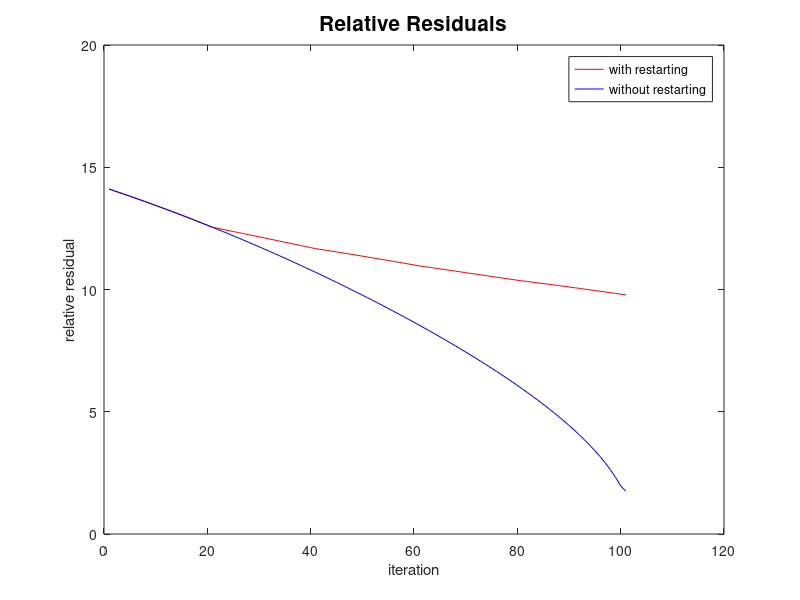

Write the MATLAB code that produced this figure.
maxiter = 100;        % number of iterations to take

m = 199;
ax = 0;
bx = 1;
alpha = 0;
beta = 0;
f = @(x) ones(size(x));   % f(x) = 1

h = (bx-ax) / (m+1);
x = linspace(ax, bx, m+2)';

% determine exact solution to linear system by setting up
% system Au = f and solving with backslash:
e = ones(m+2,1);

S = 1/h^2 * spdiags([e -2*e e], [-1 0 1], m+2, m+2);
S(1,1:2) = [1 0];
S(m+2,m+1:m+2) = [0 1];
F = 1/(2*h) * spdiags([-e e], [-1 1], m+2, m+2);
F(1,1:2) = [0 0];
F(m+2,m+1:m+2) = [0 0];
I = speye(m+2);
I(1,1:2) = [0 0];
I(m+2,m+1:m+2) = [0 0];
A = -S + F + I;
%[L,U] = ilu(A);
rhs = f(x);
rhs(1) = alpha;
rhs(m+2) = beta;
ustar = A\rhs;
restart1 = 20;
restart2 = [];
tol = [];
maxit1 = 5;
maxit2 = 100;
[u,flag1,relres,iter,resvec1]=gmres(A,rhs,restart1,tol,maxit1);
[u,flag2,relres,iter,resvec2]=gmres(A,rhs,restart2,tol,maxit2);
figure(1)
clf
plot(resvec1,'r')
hold on
plot(resvec2,'b')
title('Relative Residuals','FontSize',15)
xlabel('iteration')
ylabel('relative residual')
legend('with restarting','without restarting')